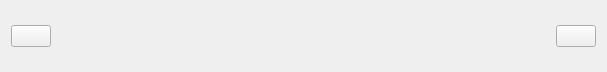
       <widget class="QWidget" name="widget_4" native="true">
        <layout class="QHBoxLayout" name="horizontalLayout">
         <property name="sizeConstraint">
          <enum>QLayout::SetMinAndMaxSize</enum>
         </property>
         <item>
          <widget class="QPushButton" name="menubtn">
           <property name="text">
            <string/>
           </property>
           <property name="icon">
            <iconset resource="../schoolproj/resource.qrc">
             <normaloff>:/icons/icons/menu-bar.png</normaloff>:/icons/icons/menu-bar.png</iconset>
           </property>
           <property name="iconSize">
            <size>
             <width>30</width>
             <height>30</height>
            </size>
           </property>
           <property name="checkable">
            <bool>true</bool>
           </property>
          </widget>
         </item>
         <item>
          <spacer name="horizontalSpacer_2">
           <property name="orientation">
            <enum>Qt::Horizontal</enum>
           </property>
           <property name="sizeHint" stdset="0">
            <size>
             <width>225</width>
             <height>20</height>
            </size>
           </property>
          </spacer>
         </item>
         <item>
          <widget class="QLabel" name="mainlogo">
           <property name="sizePolicy">
            <sizepolicy hsizetype="Preferred" vsizetype="Preferred">
             <horstretch>0</horstretch>
             <verstretch>0</verstretch>
            </sizepolicy>
           </property>
           <property name="minimumSize">
            <size>
             <width>50</width>
             <height>50</height>
            </size>
           </property>
           <property name="maximumSize">
            <size>
             <width>100</width>
             <height>71</height>
            </size>
           </property>
           <property name="sizeIncrement">
            <size>
             <width>0</width>
             <height>0</height>
            </size>
           </property>
           <property name="text">
            <string/>
           </property>
           <property name="pixmap">
            <pixmap resource="../schoolproj/resource.qrc">:/icons/icons/agent-high-resolution-logo.png</pixmap>
           </property>
           <property name="scaledContents">
            <bool>true</bool>
           </property>
           <property name="alignment">
            <set>Qt::AlignCenter</set>
           </property>
          </widget>
         </item>
         <item>
          <spacer name="horizontalSpacer">
           <property name="orientation">
            <enum>Qt::Horizontal</enum>
           </property>
           <property name="sizeHint" stdset="0">
            <size>
             <width>218</width>
             <height>20</height>
            </size>
           </property>
          </spacer>
         </item>
         <item>
          <widget class="QPushButton" name="supportbtn">
           <property name="text">
            <string/>
           </property>
           <property name="icon">
            <iconset resource="../schoolproj/resource.qrc">
             <normaloff>:/icons/icons/support.png</normaloff>:/icons/icons/support.png</iconset>
           </property>
           <property name="iconSize">
            <size>
             <width>30</width>
             <height>30</height>
            </size>
           </property>
          </widget>
         </item>
        </layout>
       </widget>
